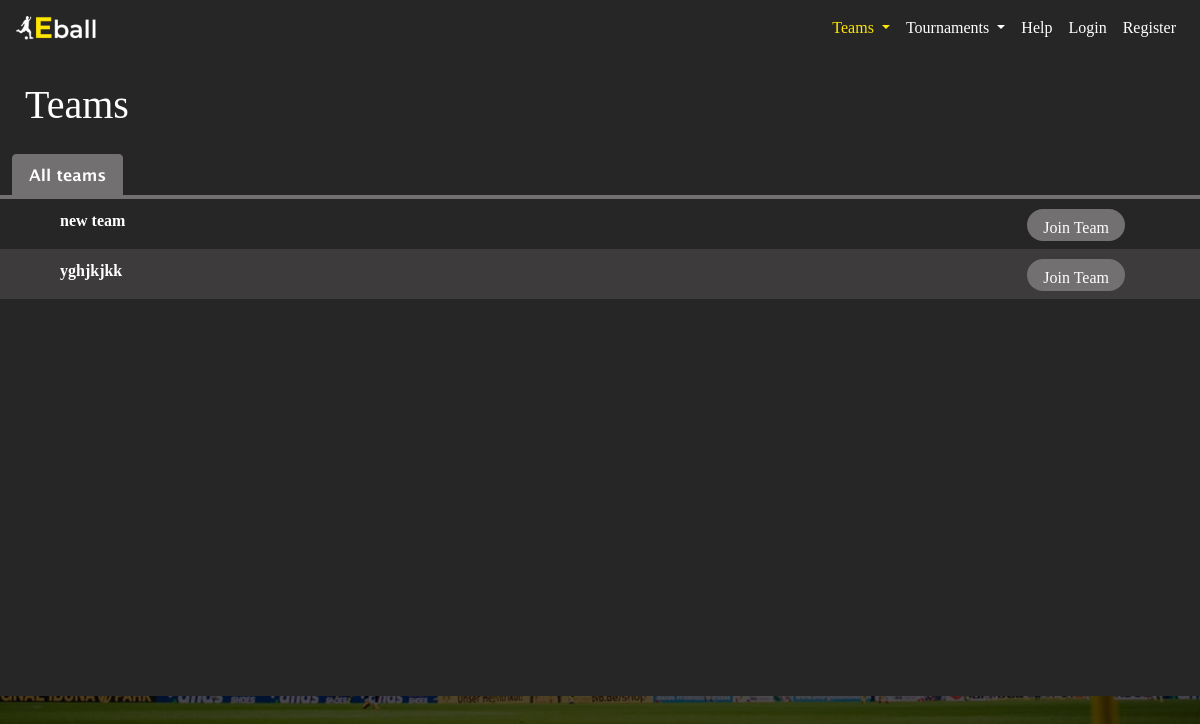
The app's page /teams_list/, older data.
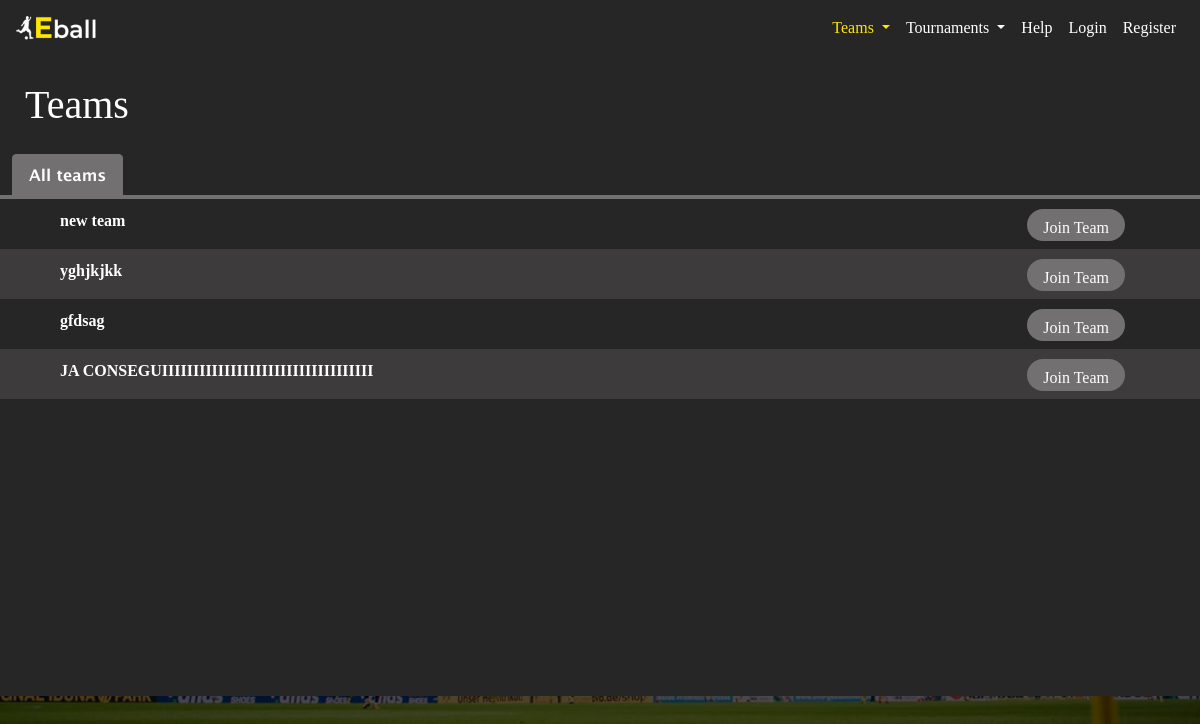
The same page, newer data.
### appEball/models.py (models this page shows, shortened)
class Team(models.Model):
        name=models.CharField(max_length=100, blank=False)
        tactic=models.CharField(choices=tacticChoice,max_length=100,default= None)
        REQUIRED_FIELDS = ['name','tactic']
        class Meta:
            db_table = 'Team'
            verbose_name = 'Team'
            verbose_name_plural = 'Teams'

### appEball/views.py (the view, shortened to what this page needs)
# urls.py: path('teams_list/', views.teams_list.as_view(), name='teams_list'),
class teams_list(View):
    form_class = TeamCreationForm
    template_name = 'appEball/teams_list.html'
    def get(self, request):
        allTeamsFilter=list(Team.objects.all())
        allTeams=list()
        for i in range(len(allTeamsFilter)):
            if(i%2==0):
                allTeams.append(["row2",allTeamsFilter[i]])
            else:
                allTeams.append(["row1",allTeamsFilter[i]])
        return render(request, 'appEball/teams_list.html', {'allTeams':allTeams,'tactics':TeamCreationForm.tacticChoice})

### appEball/templates/appEball/teams_list.html (shortened to what this page needs)
{% extends 'appEball/base_with_grey_background.html' %}
{% load static %}
{% block css %}
    <link rel="stylesheet" type="text/css" href="{% static 'appEball/css/teams_list.css' %}">
{% endblock %}
{% block title %}
    Teams
{% endblock %}
{% block content2 %}
    <div class="content" id="tabsContent">
        <ul class="nav nav-tabs border-0" id="myTab" role="tablist">
            <li class="nav-item">
                <a class="nav-link active" id="all-tab" data-toggle="tab" href="#all" role="tab" >All teams</a>
            </li>
        </ul>
        <div class="tab-content" id="myTabContent">
            <div class="tab-pane fade show active border border-1" id="all" role="tabpanel" aria-labelledby="all-tab">
                {% for t in allTeams %}
                    <div class="row" id="{{ t.0 }}">
                        <div class="col-sm-5">
                            <p class="userLabel line"><b>{{ t.1.name }}</b></p>
                        </div>
                        <div class="col">
                            <a class="btn rounded-pill"  href="" id='pageBtn'>Join Team</a>
                        </div>
                    </div>
                {% endfor %}
            </div>
        </div>
    </div>
{% endblock %}

Row changes from the older to the newer data that the page shows:
added Team: name "gfdsag"
added Team: name "JA CONSEGUIIIIIIIIIIIIIIIIIIIIIIIIIIIIIIIIII"
